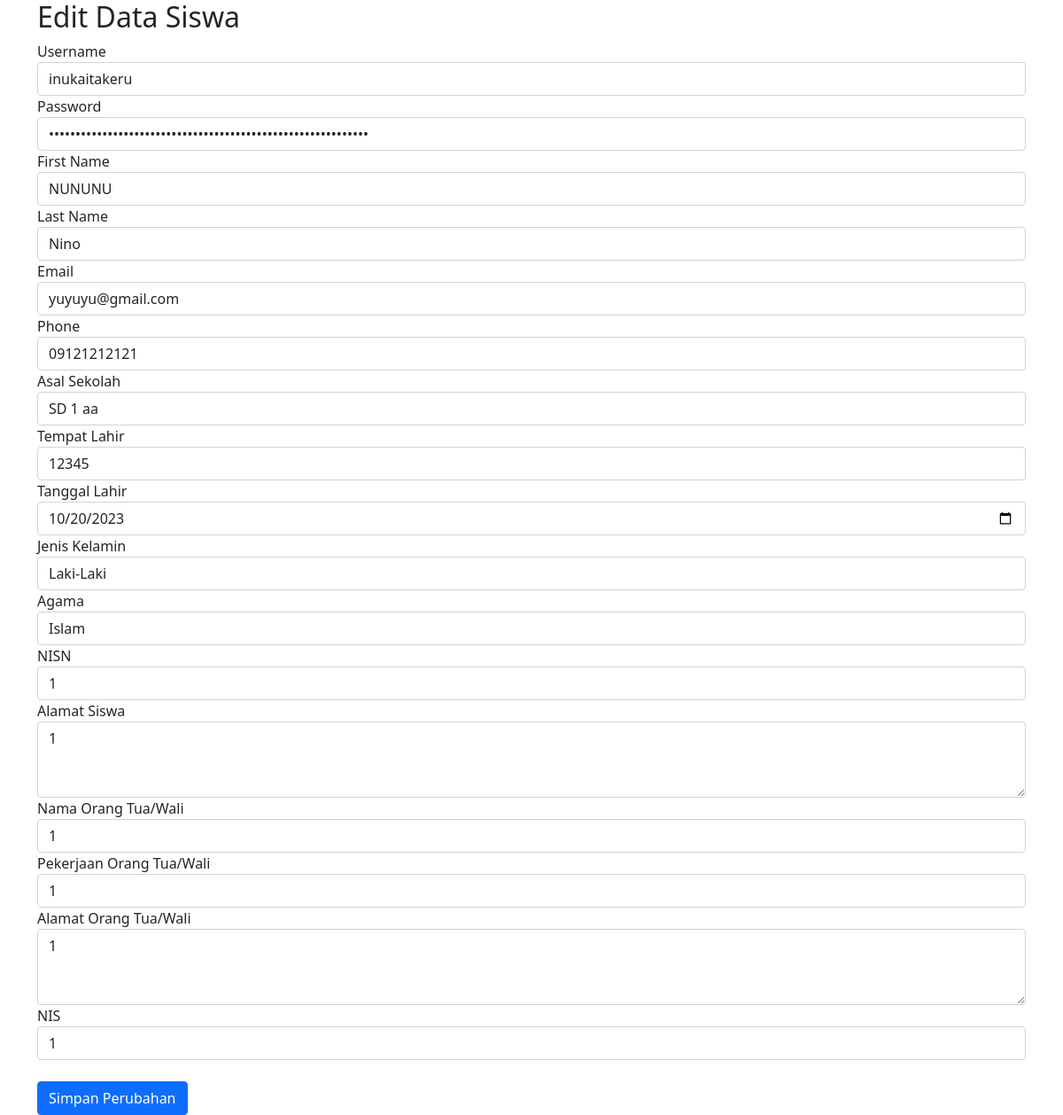
/admin/edit_data.php/?id=21, run on the app's committed database.
### tables this page shows
CREATE TABLE `tb_daftarsiswa` (
  `id` int(11) NOT NULL,
  `id_role` int(11) NOT NULL,
  `username` varchar(100) NOT NULL DEFAULT '-',
  `password` varchar(100) NOT NULL,
  `password_reset_key` varchar(100) DEFAULT NULL,
  `first_name` varchar(50) NOT NULL DEFAULT ' ',
  `last_name` varchar(50) NOT NULL DEFAULT '',
  `email` varchar(100) NOT NULL,
  `phone` varchar(12) NOT NULL DEFAULT '',
  `asal_sekolah` varchar(50) NOT NULL DEFAULT '',
  `tempat_lahir` varchar(20) NOT NULL DEFAULT '',
  `tanggal_lahir` date DEFAULT NULL,
  `jenis_kelamin` varchar(20) NOT NULL DEFAULT '',
  `agama` varchar(15) NOT NULL DEFAULT '',
  `nisn` varchar(10) NOT NULL DEFAULT '',
  `alamat_siswa` varchar(50) NOT NULL DEFAULT '',
  `nama_ortu_wali` varchar(30) NOT NULL DEFAULT '',
  `pekerjaan_ortu_wali` varchar(20) NOT NULL DEFAULT '',
  `alamat_ortu_wali` varchar(50) NOT NULL DEFAULT '',
  `nis` varchar(10) NOT NULL DEFAULT '',
  `ket` varchar(20) NOT NULL DEFAULT 'Belum diverifikasi',
  `activated` tinyint(1) NOT NULL DEFAULT 1,
  `last_login` datetime DEFAULT NULL,
  `created_at` datetime DEFAULT NULL,
  `updated_at` datetime DEFAULT NULL
);

### admin/edit_data.php (the view, shortened to what this page needs)
<?php
                include 'koneksi.php';
                $siswa_id = $_GET['id'];
                $sql = "SELECT * FROM tb_daftarsiswa WHERE id = $siswa_id";
                $result = $conn->query($sql);
                while ($row = $result->fetch_assoc()) {
                    $username= $row['username'];
                    $password= $row['password'];
                    $first_name = $row['first_name'] ;
                    $last_name= $row['last_name'] ;
                    $email= $row['email'] ;
                    $phone= $row['phone'] ;
                    $asal_sekolah = $row['asal_sekolah'];
                    $tempat_lahir = $row['tempat_lahir'];
                    $tanggal_lahir = $row['tanggal_lahir'];
                    $jenis_kelamin = $row['jenis_kelamin'];
                    $agama = $row['agama'];
                    $nisn = $row['nisn'];
                    $alamat_siswa = $row['alamat_siswa'];
                    $nama_ortu_wali = $row['nama_ortu_wali'];
                    $pekerjaan_ortu_wali = $row['pekerjaan_ortu_wali'];
                    $alamat_ortu_wali = $row['alamat_ortu_wali'];
                    $nis = $row['nis'];
                }
?>
<!DOCTYPE html>
<html>
<head>
        <link href="https://cdn.jsdelivr.net/npm/bootstrap@5.0.2/dist/css/bootstrap.min.css" rel="stylesheet">
</head>
<body>
<div class="container">
        <h2>Edit Data Siswa</h2>
        <form method="POST" action="/ppdb/edit_siswa.php">
            <div class="form-group">
                <label for="username">Username</label>
                <input type="text" class="form-control" id="username" name="username" value="<?php echo $username; ?>" required>
            </div>
            <div class="form-group">
                <label for="password">Password</label>
                <input type="password" class="form-control" id="password" name="password" value="<?php echo $password; ?>" required>
            </div>
            <div class="form-group">
                <label for="first_name">First Name</label>
                <input type="text" class="form-control" id="first_name" name="first_name" value="<?php echo $first_name; ?>" required>
            </div>
            <div class="form-group">
                <label for="last_name">Last Name</label>
                <input type="text" class="form-control" id="last_name" name="last_name" value="<?php echo $last_name; ?>" required>
            </div>
            <div class="form-group">
                <label for="email">Email</label>
                <input type="email" class="form-control" id="email" name="email" value="<?php echo $email; ?>" required>
            </div>
            <div class="form-group">
                <label for="phone">Phone</label>
                <input type="text" class="form-control" id="phone" name="phone" value="<?php echo $phone; ?>" required>
            </div>
            <div class="form-group">
                <label for="asal_sekolah">Asal Sekolah</label>
                <input type="text" class="form-control" id="asal_sekolah" name="asal_sekolah" value="<?php echo $asal_sekolah; ?>" required>
            </div>
            <div class="form-group">
                <label for="tempat_lahir">Tempat Lahir</label>
                <input type="text" class="form-control" id="tempat_lahir" name="tempat_lahir" value="<?php echo $tempat_lahir; ?>" required>
            </div>
            <div class="form-group">
                <label for="tanggal_lahir">Tanggal Lahir</label>
                <input type="date" class="form-control" id="tanggal_lahir" name="tanggal_lahir" value="<?php echo $tanggal_lahir; ?>" required>
            </div>
            <div class="form-group">
                <label for="jenis_kelamin">Jenis Kelamin</label>
                <select class="form-control" id="jenis_kelamin" name="jenis_kelamin" required>
                    <option value="Laki-Laki" <?php if ($jenis_kelamin == 'Laki-Laki') echo 'selected'; ?>>Laki-Laki</option>
                </select>
            </div>
            <div class="form-group">
                <label for="agama">Agama</label>
                <input type="text" class="form-control" id="agama" name="agama" value="<?php echo $agama; ?>" required>
            </div>
            <div class="form-group">
                <label for="nisn">NISN</label>
                <input type="text" class="form-control" id="nisn" name="nisn" value="<?php echo $nisn; ?>" required>
            </div>
            <div class="form-group">
                <label for="alamat_siswa">Alamat Siswa</label>
                <textarea class="form-control" id="alamat_siswa" name="alamat_siswa" rows="3" required><?php echo $alamat_siswa; ?></textarea>
            </div>
            <div class="form-group">
                <label for="nama_ortu_wali">Nama Orang Tua/Wali</label>
                <input type="text" class="form-control" id="nama_ortu_wali" name="nama_ortu_wali" value="<?php echo $nama_ortu_wali; ?>" required>
            </div>
            <div class="form-group">
                <label for="pekerjaan_ortu_wali">Pekerjaan Orang Tua/Wali</label>
                <input type="text" class="form-control" id="pekerjaan_ortu_wali" name="pekerjaan_ortu_wali" value="<?php echo $pekerjaan_ortu_wali; ?>" required>
            </div>
            <div class="form-group">
                <label for="alamat_ortu_wali">Alamat Orang Tua/Wali</label>
                <textarea class="form-control" id="alamat_ortu_wali" name="alamat_ortu_wali" rows="3" required><?php echo $alamat_ortu_wali; ?></textarea>
            </div>
            <div class="form-group">
                <label for="nis">NIS</label>
                <input type="text" class="form-control" id="nis" name="nis" value="<?php echo $nis; ?>" required>
            </div>
            <div class="mt-4">
            <button type="submit" class="btn btn-primary">Simpan Perubahan</button>
            </div>
        </form>
    </div>
</body>
</html>

### data on the page
tb_daftarsiswa: username "inukaitakeru", first_name "NUNUNU", last_name "Nino", email "yuyuyu@gmail.com", phone "09121212121", asal_sekolah "SD 1 aa", tempat_lahir "12345", tanggal_lahir "10/20/2023", jenis_kelamin "Laki-Laki", agama "Islam", nisn "1", alamat_siswa "1", nama_ortu_wali "1", pekerjaan_ortu_wali "1", alamat_ortu_wali "1", nis "1"
